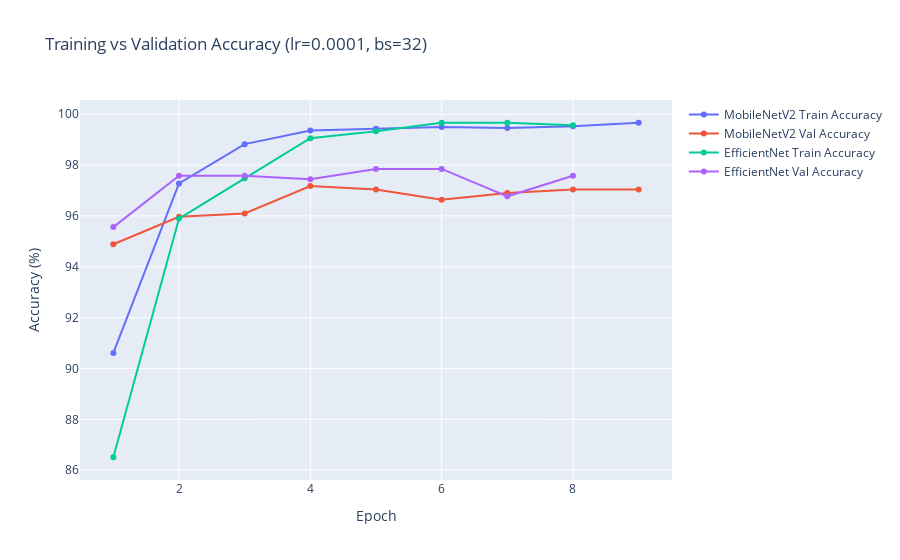
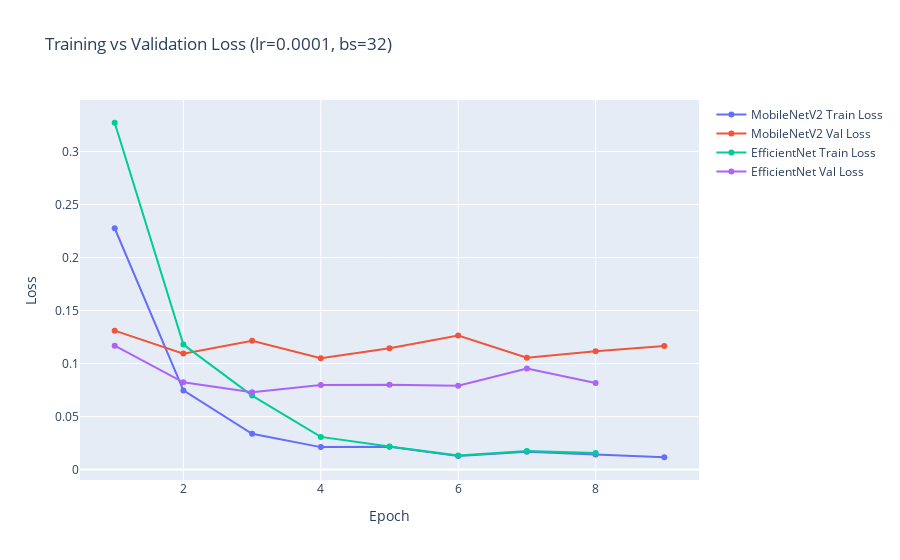

Source (notebook cell) for these figures, in order:
### Code cell
plot_accuracy_models(mobilenet_metrics_no_aug, efficientnet_metrics_no_aug, "MobileNetV2", "EfficientNet", lr, batch_size)
plot_loss_models(mobilenet_metrics_no_aug, efficientnet_metrics_no_aug, "MobileNetV2", "EfficientNet", lr, batch_size)

### Figure 1 — Plotly figure (JSON) as saved in the notebook; plotly's stock layout.template omitted (floating-point values rounded to 4 significant figures)
{"data": [{"mode": "lines+markers", "name": "MobileNetV2 Train Accuracy", "type": "scatter", "x": [1, 2, 3, 4, 5, 6, 7, 8, 9], "y": [90.61, 97.27, 98.82, 99.36, 99.43, 99.5, 99.46, 99.53, 99.66]}, {"mode": "lines+markers", "name": "MobileNetV2 Val Accuracy", "type": "scatter", "x": [1, 2, 3, 4, 5, 6, 7, 8, 9], "y": [94.89, 95.96, 96.1, 97.17, 97.04, 96.64, 96.9, 97.04, 97.04]}, {"mode": "lines+markers", "name": "EfficientNet Train Accuracy", "type": "scatter", "x": [1, 2, 3, 4, 5, 6, 7, 8], "y": [86.51, 95.9, 97.48, 99.06, 99.33, 99.66, 99.66, 99.56]}, {"mode": "lines+markers", "name": "EfficientNet Val Accuracy", "type": "scatter", "x": [1, 2, 3, 4, 5, 6, 7, 8], "y": [95.56, 97.58, 97.58, 97.44, 97.85, 97.85, 96.77, 97.58]}], "layout": {"title": {"text": "Training vs Validation Accuracy (lr=0.0001, bs=32)"}, "xaxis": {"title": {"text": "Epoch"}}, "yaxis": {"title": {"text": "Accuracy (%)"}}}}

### Figure 2 — Plotly figure (JSON) as saved in the notebook; plotly's stock layout.template omitted (floating-point values rounded to 4 significant figures)
{"data": [{"mode": "lines+markers", "name": "MobileNetV2 Train Loss", "type": "scatter", "x": [1, 2, 3, 4, 5, 6, 7, 8, 9], "y": [0.2276, 0.0747, 0.03377, 0.02123, 0.02153, 0.01275, 0.01689, 0.0143, 0.01166]}, {"mode": "lines+markers", "name": "MobileNetV2 Val Loss", "type": "scatter", "x": [1, 2, 3, 4, 5, 6, 7, 8, 9], "y": [0.131, 0.1094, 0.1214, 0.105, 0.1145, 0.1265, 0.1054, 0.1115, 0.1167]}, {"mode": "lines+markers", "name": "EfficientNet Train Loss", "type": "scatter", "x": [1, 2, 3, 4, 5, 6, 7, 8], "y": [0.3271, 0.1179, 0.06984, 0.03087, 0.02181, 0.01336, 0.01761, 0.01571]}, {"mode": "lines+markers", "name": "EfficientNet Val Loss", "type": "scatter", "x": [1, 2, 3, 4, 5, 6, 7, 8], "y": [0.1169, 0.08231, 0.07303, 0.07968, 0.08014, 0.07907, 0.09523, 0.08176]}], "layout": {"title": {"text": "Training vs Validation Loss (lr=0.0001, bs=32)"}, "xaxis": {"title": {"text": "Epoch"}}, "yaxis": {"title": {"text": "Loss"}}}}
